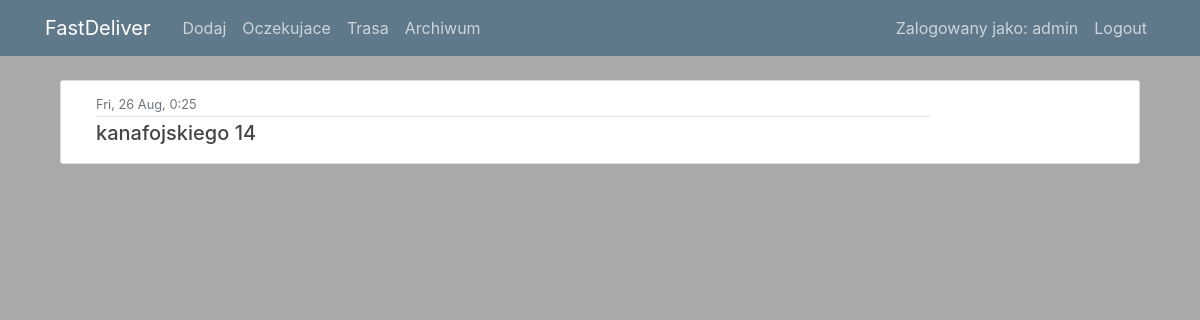
Screenshot of /post/trasa/ (signed in) with the database file from the repository.
### users/models.py (models this page shows)
class CustomUser(AbstractUser):
    is_driver = models.BooleanField(default=False)
    is_restaurator = models.BooleanField(default=False)
    pass
    class Meta:
        ordering = ['date_joined']

### posts/models.py (models this page shows, shortened)
class Post(models.Model):
    id = models.AutoField(primary_key=True)
    date = models.DateTimeField(default=timezone.now)
    no_of_likes = models.CharField(max_length=50, null = True, blank=True)
    adres = models.CharField(max_length=50, null = False)
    choose_payment = (
        ('karta','Karta'),
        ('gotowka','Gotowka'),
        ('zaplacone','Zaplacone')
    )
    payment = models.CharField(max_length=10, choices=choose_payment, default='zaplacone')
    amount = models.CharField(max_length=5, null = False)
    phone = models.CharField(max_length=13, null = False,default="+48")
    comment = models.CharField(max_length=200, null=True, blank=True)
    choose_platform = (
        ('uber','Uber'),
        ('rest','Rest'),
        ('glovo','Glovo'),
        ('tel','Tel')
    )
    platform = models.CharField(max_length=5, choices=choose_platform, default='glovo')
    oczekujace = models.BooleanField(default=True)
    trasa = models.BooleanField(default=False)
    zakonczone = models.BooleanField(default=False)
    class Meta:
        ordering = ['date']

### posts/views.py (the view)
# urls.py: path('post/trasa/', PostListView_trasa.as_view(), name='posts-trasa'),
class PostListView_trasa(LoginRequiredMixin, ListView):
    model = Post
    template_name = 'posts/trasa.html'  # <posts>/<model>_<viewtype>.html
    login_url = '/login/'
    context_object_name = 'posts'

### posts/templates/posts/trasa.html (shortened to what this page needs)
{% extends "posts/base.html" %}
{% load static %}
{% block content %}
    {% for post in posts %}
    {% if post.trasa %}
        <article class="media content-section">
          <div class="col-sm-10">
            <div class="article-metadata">
              <small class="text-muted">{{ post.date|date:"D, d M, G:i" }}</small>
            </div>
            <h5><a class="article-title" href="{% url 'post-detail' post.id %}">{{ post.adres }}</a> </h5>
          </div>
        </article>
    {% endif %}
    {% endfor %}
{% endblock content %}

### posts/templates/posts/base.html (shortened to what this page needs)
{% load static %}
<!DOCTYPE html>
<html>
<head>
    <link rel="stylesheet" href="https://maxcdn.bootstrapcdn.com/bootstrap/4.0.0/css/bootstrap.min.css">
    <link rel="stylesheet" type="text/css" href="{% static 'posts/main.css' %}">
</head>
<body>
    <header class="site-header">
      <nav class="navbar navbar-expand-md navbar-dark bg-steel fixed-top">
        <div class="container">
          <a class="navbar-brand mr-4" href="{% url 'posts-home' %}">FastDeliver</a>
          <div class="collapse navbar-collapse" id="navbarToggle">
            <div class="navbar-nav mr-auto">
                {% if user.is_driver == False %}
                <a class="nav-item nav-link" href="{% url 'post-create' %}">Dodaj</a>
                {% endif %}
                <a class="nav-item nav-link" href="{% url 'posts-home' %}">Oczekujace</a>
                <a class="nav-item nav-link" href="{% url 'posts-trasa' %}">Trasa</a>
                <a class="nav-item nav-link" href="{% url 'posts-zakonczone' %}">Archiwum</a>
            </div>
            <div class="navbar-nav">
                {% if user.is_authenticated %}
              <a class="nav-item nav-link">Zalogowany jako: {{ user.username }}</a>
              <a class="nav-item nav-link" href="{% url 'logout' %}">Logout</a>
                {% else %}
              <a class="nav-item nav-link" href="{% url 'login' %}">Login</a>
                {% endif %}
            </div>
          </div>
        </div>
      </nav>
    </header>
    <main role="main" class="container">
    <div class="col-md-12">
      {% block content %} {% endblock %}
    </div>
    </main>
</body>
</html>

### posts/static/posts/main.css (style rules this page uses)
body { background: #A9A9A9; color: #dc3545; margin-top: 5rem; }
h1, h2, h3, h4, h5, h6 { color: #444444; }
.bg-steel { background-color: #5f788a; }
.site-header .navbar-nav .nav-link { color: #cbd5db; }
.content-section { background: #ffffff; padding: 10px 20px; border: 1px solid #dddddd; border-radius: 3px; margin-bottom: 20px; }
.article-title { color: #444444; }
.article-metadata { padding-bottom: 1px; margin-bottom: 4px; border-bottom: 1px solid #e3e3e3 }

### rows the page displays
CustomUser: username "admin"
Post: date "Fri, 26 Aug, 0:25", adres "kanafojskiego 14"
